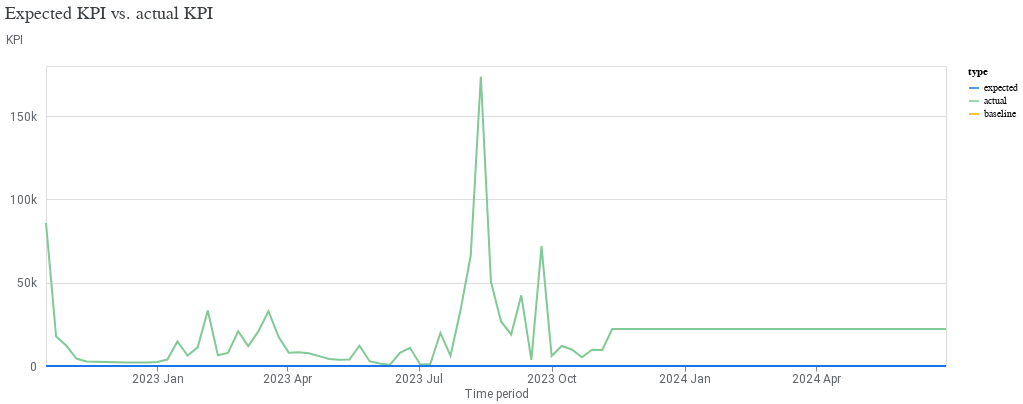

Notebook code for this chart:
### Code cell
model_fit = visualizer.ModelFit(mmm)
model_fit.plot_model_fit()

### Figure 1 — Vega-Lite specification as saved in the notebook (floating-point values rounded to 4 significant figures; data arrays with more than 128 entries replaced by an {"elided": "..."} marker saying what was removed)
{"config": {"view": {"continuousWidth": 300, "continuousHeight": 300}, "axis": {"labelColor": "#5F6368", "labelFont": "Roboto", "labelFontSize": 12, "titleColor": "#5F6368", "titleFont": "Roboto", "titleFontSize": 12, "titleFontWeight": "normal"}}, "layer": [{"mark": {"type": "line"}, "encoding": {"color": {"field": "type", "scale": {"domain": ["expected", "actual", "baseline"], "range": ["#1A73E8", "#81C995", "#F9AB00"]}, "type": "nominal"}, "x": {"axis": {"domainColor": "#DADCE0", "format": "%Y %b", "grid": false, "tickCount": 8}, "field": "time", "title": "Time period", "type": "temporal"}, "y": {"axis": {"domain": false, "labelExpr": "replace(format(datum.value, '.3~s'), 'G', 'B')", "labelPadding": 10, "tickCount": 5, "ticks": false, "titleAlign": "left", "titleAngle": 0, "titleY": -20}, "field": "mean", "title": "KPI", "type": "quantitative"}}}, {"mark": {"type": "area", "opacity": 0.3}, "encoding": {"color": {"field": "type", "legend": null, "scale": {"domain": ["expected"], "range": ["#1A73E8"]}, "type": "nominal"}, "x": {"field": "time", "type": "temporal"}, "y": {"field": "ci_hi", "type": "quantitative"}, "y2": {"field": "ci_lo"}}}], "data": {"name": "data-169deb48f461844ad2989c8929e2990c"}, "resolve": {"scale": {"color": "independent"}}, "title": {"text": "Expected KPI vs. actual KPI", "anchor": "start", "color": "#3C4043", "font": "Google Sans Display", "fontSize": 18, "fontWeight": "normal", "offset": 10}, "width": 900, "$schema": "https://vega.github.io/schema/vega-lite/v5.20.1.json", "datasets": {"data-169deb48f461844ad2989c8929e2990c": {"elided": "270 records"}}}
